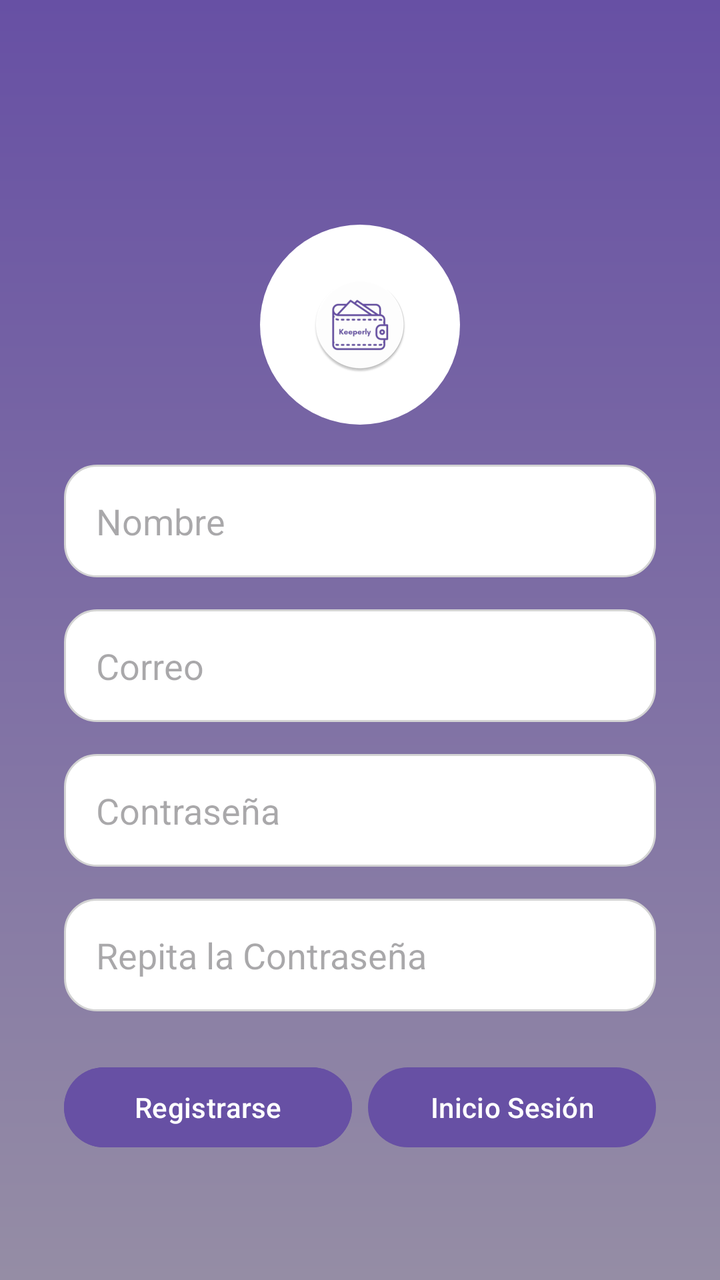
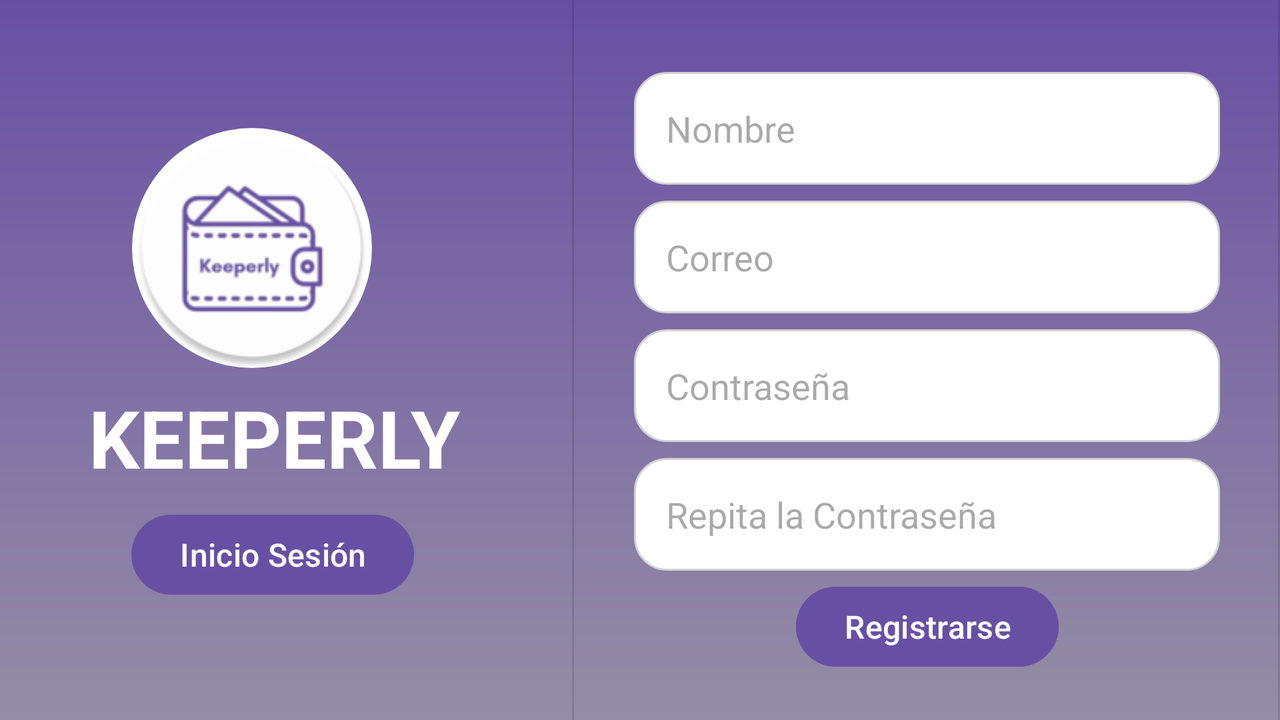

First picture: res/layout/ on a phone held upright. Second picture: the repository's own variant of that layout, on a device whose configuration matches the variant's folder. Source for both follows.
<!-- AndroidManifest.xml: application theme Theme.Keeperly -->
<!-- res/layout/activity_register.xml -->
<?xml version="1.0" encoding="utf-8"?>
<androidx.constraintlayout.widget.ConstraintLayout xmlns:android="http://schemas.android.com/apk/res/android"
    xmlns:app="http://schemas.android.com/apk/res-auto"
    xmlns:tools="http://schemas.android.com/tools"
    android:id="@+id/main"
    android:layout_width="match_parent"
    android:layout_height="match_parent"
    android:background="@drawable/gradient_background"
    tools:context=".ui.register.RegisterActivity">

    
    <ImageView
        android:id="@+id/appLogo"
        android:layout_width="100dp"
        android:layout_height="100dp"
        android:src="@mipmap/ic_launcher_round"
        android:background="@drawable/round_shape"
        android:scaleType="center"
        app:layout_constraintTop_toTopOf="parent"
        app:layout_constraintStart_toStartOf="parent"
        app:layout_constraintEnd_toEndOf="parent"
        app:layout_constraintBottom_toTopOf="@+id/emailEditText"
        android:contentDescription="@string/logo_de_keeperly"
        android:layout_marginTop="20dp"/>

    
    <EditText
        android:id="@+id/nameEditText"
        android:layout_width="0dp"
        android:layout_height="wrap_content"
        android:hint="@string/nombre"
        android:background="@drawable/rounded_edit_text"
        android:padding="16dp"
        android:textColor="#000"
        app:layout_constraintTop_toBottomOf="@+id/appLogo"
        app:layout_constraintStart_toStartOf="parent"
        app:layout_constraintEnd_toEndOf="parent"
        android:layout_marginTop="20dp"
        android:layout_marginHorizontal="32dp"/>

    
    <EditText
        android:id="@+id/emailEditText"
        android:layout_width="0dp"
        android:layout_height="wrap_content"
        android:hint="@string/correo"
        android:background="@drawable/rounded_edit_text"
        android:padding="16dp"
        android:textColor="#000"
        app:layout_constraintTop_toBottomOf="@+id/nameEditText"
        app:layout_constraintStart_toStartOf="parent"
        app:layout_constraintEnd_toEndOf="parent"
        android:layout_marginTop="16dp"
        android:layout_marginHorizontal="32dp"/>

    
    <EditText
        android:id="@+id/passwordEditText"
        android:layout_width="0dp"
        android:layout_height="wrap_content"
        android:hint="@string/contrase_a"
        android:background="@drawable/rounded_edit_text"
        android:padding="16dp"
        android:textColor="#000"
        android:inputType="textPassword"
        app:layout_constraintTop_toBottomOf="@+id/emailEditText"
        app:layout_constraintStart_toStartOf="parent"
        app:layout_constraintEnd_toEndOf="parent"
        android:layout_marginTop="16dp"
        android:layout_marginHorizontal="32dp"/>

    
    <EditText
        android:id="@+id/repeatPasswordEditText"
        android:layout_width="0dp"
        android:layout_height="wrap_content"
        android:hint="@string/repita_la_contrase_a"
        android:background="@drawable/rounded_edit_text"
        android:padding="16dp"
        android:textColor="#000"
        android:inputType="textPassword"
        app:layout_constraintTop_toBottomOf="@+id/passwordEditText"
        app:layout_constraintStart_toStartOf="parent"
        app:layout_constraintEnd_toEndOf="parent"
        android:layout_marginTop="16dp"
        android:layout_marginHorizontal="32dp"/>

    
    <Button
        android:id="@+id/registerButton"
        android:layout_width="0dp"
        android:layout_height="wrap_content"
        android:text="@string/registrarse"
        android:backgroundTint="@color/main_purple"
        android:textColor="#FFF"
        app:layout_constraintTop_toBottomOf="@+id/repeatPasswordEditText"
        app:layout_constraintStart_toStartOf="parent"
        app:layout_constraintEnd_toStartOf="@id/loginButton"
        android:layout_marginTop="24dp"
        android:layout_marginEnd="8dp"
        android:layout_marginStart="32dp"/>

    
    <Button
        android:id="@+id/loginButton"
        android:layout_width="0dp"
        android:layout_height="wrap_content"
        android:text="@string/inicio_sesi_n"
        app:layout_constraintTop_toBottomOf="@+id/repeatPasswordEditText"
        app:layout_constraintEnd_toEndOf="parent"
        app:layout_constraintStart_toEndOf="@id/registerButton"
        android:layout_marginTop="24dp"
        android:layout_marginEnd="32dp"
        />

    <ProgressBar
        android:id="@+id/loading"
        android:layout_width="wrap_content"
        android:layout_height="wrap_content"
        android:layout_margin="20dp"
        app:layout_constraintTop_toBottomOf="@+id/appLogo"
        app:layout_constraintBottom_toBottomOf="parent"
        app:layout_constraintStart_toStartOf="parent"
        app:layout_constraintEnd_toEndOf="parent"
        android:visibility="gone" />

</androidx.constraintlayout.widget.ConstraintLayout>
<!-- resources referenced by this layout -->
<resources>
  <color name="main_purple">#6750A4</color>
  <!-- drawable gradient_background (drawable) -->
  <?xml version="1.0" encoding="utf-8"?>
  <shape xmlns:android="http://schemas.android.com/apk/res/android">
      <gradient
          android:angle="50"
          android:endColor="@color/gray_purple"
          android:startColor="@color/main_purple"
          android:type="linear"/>
  </shape>
  <!-- drawable round_shape (drawable) -->
  <?xml version="1.0" encoding="utf-8"?>
  <ripple xmlns:android="http://schemas.android.com/apk/res/android"
      android:color="?android:colorControlHighlight">
      <item>
          <shape android:shape="oval">
              <solid android:color="@android:color/white" />
          </shape>
      </item>
  </ripple>
  <!-- drawable rounded_edit_text (drawable) -->
  <?xml version="1.0" encoding="utf-8"?>
  <shape xmlns:android="http://schemas.android.com/apk/res/android">
      <corners android:radius="16dp"/>
      <solid android:color="#FFFFFF"/>
      <stroke android:width="1dp" android:color="#D3D3D3"/>
  </shape>
  <!-- mipmap ic_launcher_round: webp bitmap (mipmap-hdpi, 3768 bytes) -->
  <string name="contrase_a">Contraseña</string>
  <string name="correo">Correo</string>
  <string name="inicio_sesi_n">Inicio Sesión</string>
  <string name="logo_de_keeperly">Logo de Keeperly</string>
  <string name="nombre">Nombre</string>
  <string name="registrarse">Registrarse</string>
  <string name="repita_la_contrase_a">Repita la Contraseña</string>
  <style name="Theme.Keeperly" parent="Base.Theme.Keeperly" />
  <color name="gray_purple">#958DA5</color>
  <style name="Base.Theme.Keeperly" parent="Theme.Material3.DayNight.NoActionBar">
          
          
      </style>
</resources>
<!-- res/layout-land/activity_register.xml (the repository's variant of the layout above) -->
<!-- drawn on the phone turned sideways -->
<?xml version="1.0" encoding="utf-8"?>
<androidx.constraintlayout.widget.ConstraintLayout xmlns:android="http://schemas.android.com/apk/res/android"
    xmlns:app="http://schemas.android.com/apk/res-auto"
    xmlns:tools="http://schemas.android.com/tools"
    android:id="@+id/main"
    android:layout_width="match_parent"
    android:layout_height="match_parent"
    android:background="@drawable/gradient_background"
    tools:context=".ui.register.RegisterActivity">

    

    

    

    

    

    

    <TextView
        android:id="@+id/tituloKeeperly"
        android:layout_width="wrap_content"
        android:layout_height="wrap_content"
        android:layout_marginTop="8dp"
        android:text="KEEPERLY"
        android:textColor="#FFFFFF"
        android:textSize="40sp"
        android:textStyle="bold"
        app:layout_constraintEnd_toEndOf="parent"
        app:layout_constraintHorizontal_bias="0.098"
        app:layout_constraintStart_toStartOf="parent"
        app:layout_constraintTop_toBottomOf="@+id/appLogo" />

    

    <ImageView
        android:id="@+id/appLogo"
        android:layout_width="120dp"
        android:layout_height="120dp"
        android:layout_marginTop="64dp"
        android:background="@drawable/round_shape"
        android:contentDescription="@string/logo_de_keeperly"
        android:scaleType="fitCenter"
        android:src="@mipmap/ic_launcher_round"
        app:layout_constraintEnd_toEndOf="parent"
        app:layout_constraintHorizontal_bias="0.127"
        app:layout_constraintStart_toStartOf="parent"
        app:layout_constraintTop_toTopOf="parent" />

    <EditText
        android:id="@+id/nameEditText"
        android:layout_width="0dp"
        android:layout_height="wrap_content"
        android:layout_marginTop="36dp"
        android:background="@drawable/rounded_edit_text"
        android:hint="@string/nombre"
        android:inputType="textPersonName"
        android:padding="16dp"
        android:textColor="#000"
        android:layout_marginHorizontal="30dp"
        app:layout_constraintEnd_toEndOf="parent"
        app:layout_constraintHorizontal_bias="0.5"
        app:layout_constraintStart_toEndOf="@+id/divider6"
        app:layout_constraintTop_toTopOf="parent"
        />

    <EditText
        android:id="@+id/emailEditText"
        android:layout_width="0dp"
        android:layout_height="wrap_content"
        android:layout_marginTop="8dp"
        android:background="@drawable/rounded_edit_text"
        android:hint="@string/correo"
        android:inputType="textEmailAddress"
        android:padding="16dp"
        android:textColor="#000"
        android:layout_marginHorizontal="30dp"
        app:layout_constraintEnd_toEndOf="parent"
        app:layout_constraintHorizontal_bias="0.5"
        app:layout_constraintStart_toEndOf="@+id/divider6"
        app:layout_constraintTop_toBottomOf="@+id/nameEditText" />

    <EditText
        android:id="@+id/passwordEditText"
        android:layout_width="0dp"
        android:layout_height="wrap_content"
        android:layout_marginTop="8dp"
        android:background="@drawable/rounded_edit_text"
        android:hint="@string/contrase_a"
        android:inputType="textPassword"
        android:padding="16dp"
        android:textColor="#000"
        android:layout_marginHorizontal="30dp"
        app:layout_constraintEnd_toEndOf="parent"
        app:layout_constraintHorizontal_bias="0.5"
        app:layout_constraintStart_toEndOf="@+id/divider6"
        app:layout_constraintTop_toBottomOf="@+id/emailEditText" />

    <EditText
        android:id="@+id/repeatPasswordEditText"
        android:layout_width="0dp"
        android:layout_height="wrap_content"
        android:layout_marginTop="8dp"
        android:background="@drawable/rounded_edit_text"
        android:hint="@string/repita_la_contrase_a"
        android:inputType="textPassword"
        android:padding="16dp"
        android:textColor="#000"
        android:layout_marginHorizontal="30dp"
        app:layout_constraintEnd_toEndOf="parent"
        app:layout_constraintHorizontal_bias="0.5"
        app:layout_constraintStart_toEndOf="@+id/divider6"
        app:layout_constraintTop_toBottomOf="@+id/passwordEditText" />

    <Button
        android:id="@+id/registerButton"
        android:layout_width="wrap_content"
        android:layout_height="wrap_content"
        android:layout_marginTop="4dp"
        android:backgroundTint="@color/main_purple"
        android:text="@string/registrarse"
        android:textColor="#FFF"
        android:textSize="16sp"
        app:layout_constraintEnd_toEndOf="parent"
        app:layout_constraintHorizontal_bias="0.5"
        app:layout_constraintStart_toEndOf="@+id/divider6"
        app:layout_constraintTop_toBottomOf="@+id/repeatPasswordEditText" />

    <Button
        android:id="@+id/loginButton"
        android:layout_width="wrap_content"
        android:layout_height="wrap_content"
        android:layout_marginTop="8dp"
        android:text="@string/inicio_sesi_n"
        android:textSize="16sp"
        app:layout_constraintEnd_toEndOf="parent"
        app:layout_constraintHorizontal_bias="0.132"
        app:layout_constraintStart_toStartOf="parent"
        app:layout_constraintTop_toBottomOf="@+id/tituloKeeperly" />

    <ProgressBar
        android:id="@+id/loading"
        android:layout_width="wrap_content"
        android:layout_height="wrap_content"
        android:layout_margin="20dp"
        app:layout_constraintTop_toBottomOf="@+id/appLogo"
        app:layout_constraintBottom_toBottomOf="parent"
        app:layout_constraintStart_toStartOf="parent"
        app:layout_constraintEnd_toEndOf="parent"
        android:visibility="gone" />

    <View
        android:id="@+id/divider6"
        android:layout_width="1dp"
        android:layout_height="385dp"
        android:layout_marginStart="100dp"
        android:background="?android:attr/listDivider"
        app:layout_constraintBottom_toBottomOf="parent"
        app:layout_constraintStart_toEndOf="@+id/appLogo"
        app:layout_constraintTop_toTopOf="parent" />

    <androidx.constraintlayout.widget.Barrier
        android:layout_width="wrap_content"
        android:layout_height="wrap_content"
        app:barrierDirection="left" />

    <View
        android:id="@+id/divider7"
        android:layout_width="1dp"
        android:layout_height="385dp"
        android:background="?android:attr/listDivider"
        app:layout_constraintBottom_toBottomOf="parent"
        app:layout_constraintEnd_toEndOf="parent"
        app:layout_constraintTop_toTopOf="parent" />

</androidx.constraintlayout.widget.ConstraintLayout>
